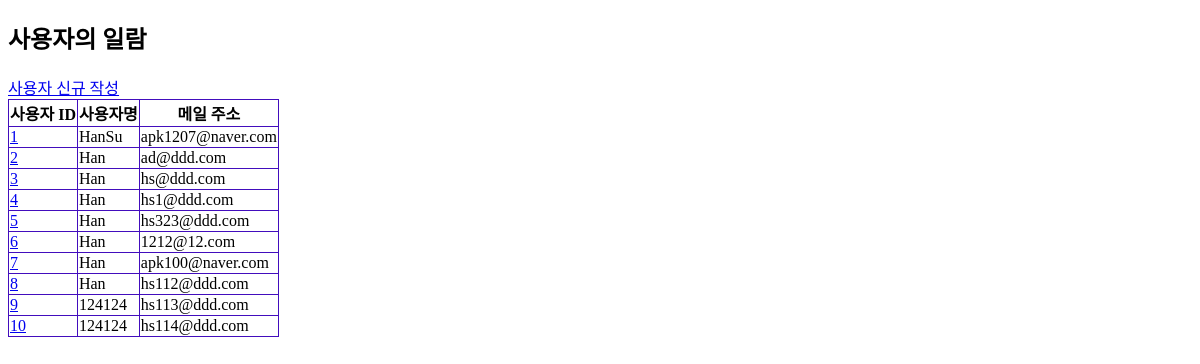
The app's page /crud/users with its own data.
### apps/crud/models.py (models this page shows, shortened)
class User(db.Model):
    __tablename__ = "Users"
    id = db.Column(db.Integer, primary_key=True)
    username = db.Column(db.String, index=True)
    email = db.Column(db.String, unique=True, index=True)
    password_hash = db.Column(db.String)
    created_at = db.Column(db.DateTime, default=datetime.now)
    updated_at = db.Column(db.DateTime, default=datetime.now, onupdate=datetime.now)
    @property
    def password(self):
        raise AttributeError("읽어 들일 수 없음")

### apps/crud/views.py (the view)
@crud.route("/users")
def users():
    users = User.query.all()
    return render_template("crud/index.html", users=users)

### apps/crud/templates/crud/index.html (shortened to what this page needs)
<!DOCTYPE html>
<html lang="ko">
<head>
    <link rel="stylesheet" href="{{ url_for('crud.static', filename='style.css') }}" />
</head>
<body>
    <h2>사용자의 일람</h2>
    <a href="{{ url_for('crud.create_user') }}">사용자 신규 작성 </a>
    <table>
        <tr>
            <th>사용자 ID</th>
            <th>사용자명</th>
            <th>메일 주소</th>
        </tr>
        {% for user in users %}
        <tr>
            <td>
                <a href="{{ url_for('crud.edit_user', user_id=user.id) }}">{{ user.id}}</a>
            </td>
            <td>{{ user.username }}</td>
            <td>{{ user.email }}</td>
        </tr>
        {% endfor %}
    </table>
</body>
</html>

### apps/crud/static/style.css (style rules this page uses)
table { border-collapse: collapse; }
table, th, td { border: 1px solid #420dbd; }

### records on screen
User: id "1", username "HanSu", email "apk1207@naver.com"
User: id "2", username "Han", email "ad@ddd.com"
User: id "3", username "Han", email "hs@ddd.com"
User: id "4", username "Han", email "hs1@ddd.com"
User: id "5", username "Han", email "hs323@ddd.com"
User: id "6", username "Han", email "1212@12.com"
User: id "7", username "Han", email "apk100@naver.com"
User: id "8", username "Han", email "hs112@ddd.com"
User: id "9", username "124124", email "hs113@ddd.com"
User: id "10", username "124124", email "hs114@ddd.com"
